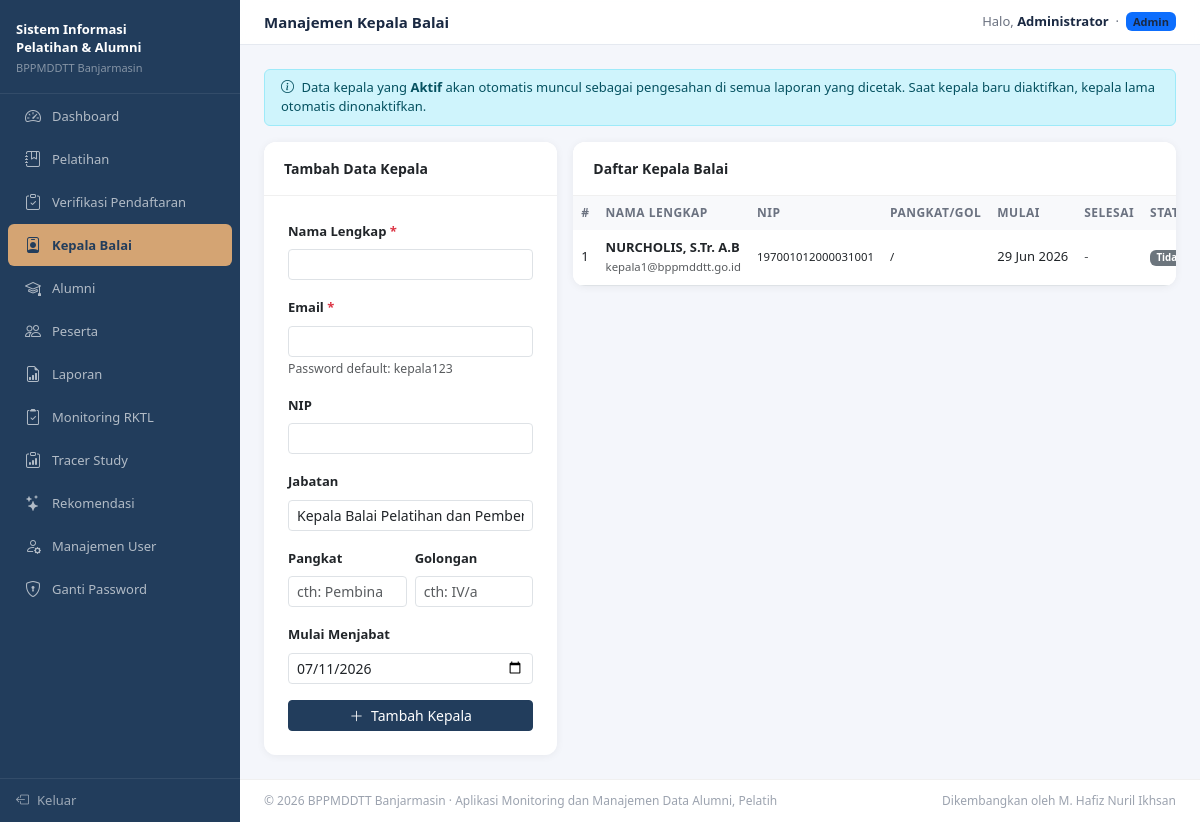
The page /login/admin/kepala.php (signed in) on the database its author committed.
### tables this page shows
CREATE TABLE `kepala` (
  `id` int(10) UNSIGNED NOT NULL AUTO_INCREMENT,
  `user_id` int(10) UNSIGNED NOT NULL,
  `nip` varchar(30) DEFAULT NULL,
  `nama_lengkap` varchar(150) NOT NULL,
  `jabatan` varchar(150) NOT NULL DEFAULT 'Kepala BPPMDDTT Banjarmasin',
  `pangkat` varchar(100) DEFAULT NULL,
  `golongan` varchar(20) DEFAULT NULL,
  `tanda_tangan` varchar(255) DEFAULT NULL COMMENT 'Path file tanda tangan (opsional)',
  `is_aktif` tinyint(1) NOT NULL DEFAULT 1,
  `mulai_jabatan` date DEFAULT NULL,
  `selesai_jabatan` date DEFAULT NULL,
  `created_at` timestamp NOT NULL DEFAULT current_timestamp(),
  `updated_at` timestamp NOT NULL DEFAULT current_timestamp() ON UPDATE current_timestamp(),
  PRIMARY KEY (`id`)
);

CREATE TABLE `users` (
  `id` int(10) UNSIGNED NOT NULL,
  `name` varchar(100) NOT NULL,
  `email` varchar(150) NOT NULL,
  `password` varchar(255) NOT NULL,
  `role` enum('admin','instruktur','peserta','alumni','kepala') NOT NULL DEFAULT 'peserta',
  `is_active` tinyint(1) NOT NULL DEFAULT 1,
  `created_at` timestamp NOT NULL DEFAULT current_timestamp(),
  `updated_at` timestamp NOT NULL DEFAULT current_timestamp() ON UPDATE current_timestamp()
);

### login/admin/kepala.php (the view, shortened to what this page needs)
<?php
include 'header.php';
$data = mysqli_query($koneksi, "
    SELECT k.*, u.email, u.name
    FROM kepala k JOIN users u ON k.user_id=u.id
    ORDER BY k.is_aktif DESC, k.mulai_jabatan DESC
");
?>
<div class="alert alert-info py-2 mb-3" style="font-size:13px">
  <i class="bi bi-info-circle me-1"></i>
  Data kepala yang <strong>Aktif</strong> akan otomatis muncul sebagai pengesahan di semua laporan yang dicetak.
  Saat kepala baru diaktifkan, kepala lama otomatis dinonaktifkan.
</div>
<div class="row g-3">
  <div class="col-lg-4">
    <div class="card">
      <div class="card-header">Tambah Data Kepala</div>
      <div class="card-body p-4">
        <form method="POST">
          <div class="mb-3">
            <label class="form-label fw-semibold" style="font-size:13px">Nama Lengkap <span class="text-danger">*</span></label>
            <input type="text" name="nama_lengkap" class="form-control form-control-sm"
                   value="<?= htmlspecialchars($_POST['nama_lengkap'] ?? '') ?>" required>
          </div>
          <div class="mb-3">
            <label class="form-label fw-semibold" style="font-size:13px">Email <span class="text-danger">*</span></label>
            <input type="email" name="email" class="form-control form-control-sm"
                   value="<?= htmlspecialchars($_POST['email'] ?? '') ?>" required>
            <small class="text-muted">Password default: kepala123</small>
          </div>
          <div class="mb-3">
            <label class="form-label fw-semibold" style="font-size:13px">NIP</label>
            <input type="text" name="nip" class="form-control form-control-sm" maxlength="30"
                   value="<?= htmlspecialchars($_POST['nip'] ?? '') ?>">
          </div>
          <div class="mb-3">
            <label class="form-label fw-semibold" style="font-size:13px">Jabatan</label>
            <input type="text" name="jabatan" class="form-control form-control-sm"
                   value="<?= htmlspecialchars($_POST['jabatan'] ?? 'Kepala Balai Pelatihan dan Pemberdayaan Masyarakat Desa') ?>">
          </div>
          <div class="mb-3">
            <div class="row g-2">
              <div class="col-6">
                <label class="form-label fw-semibold" style="font-size:13px">Pangkat</label>
                <input type="text" name="pangkat" class="form-control form-control-sm"
                       value="<?= htmlspecialchars($_POST['pangkat'] ?? '') ?>" placeholder="cth: Pembina">
              </div>
              <div class="col-6">
                <label class="form-label fw-semibold" style="font-size:13px">Golongan</label>
                <input type="text" name="golongan" class="form-control form-control-sm"
                       value="<?= htmlspecialchars($_POST['golongan'] ?? '') ?>" placeholder="cth: IV/a">
              </div>
            </div>
          </div>
          <div class="mb-3">
            <label class="form-label fw-semibold" style="font-size:13px">Mulai Menjabat</label>
            <input type="date" name="mulai_jabatan" class="form-control form-control-sm"
                   value="<?= htmlspecialchars($_POST['mulai_jabatan'] ?? date('Y-m-d')) ?>">
          </div>
          <button type="submit" name="tambah" class="btn btn-primary w-100 btn-sm">
            <i class="bi bi-plus-lg me-1"></i> Tambah Kepala
          </button>
        </form>
      </div>
    </div>
  </div>
  <div class="col-lg-8">
    <div class="card">
      <div class="card-header">Daftar Kepala Balai</div>
      <div class="table-responsive">
        <table class="table table-hover mb-0">
          <thead>
            <tr><th>#</th><th>Nama Lengkap</th><th>NIP</th><th>Pangkat/Gol</th><th>Mulai</th><th>Selesai</th><th>Status</th><th>Aksi</th></tr>
          </thead>
          <tbody>
          <?php $no=1; while ($row = mysqli_fetch_assoc($data)): ?>
            <tr class="<?= $row['is_aktif'] ? 'table-success' : '' ?>">
              <td><?= $no++ ?></td>
              <td>
                <strong><?= htmlspecialchars($row['nama_lengkap']) ?></strong><br>
                <small class="text-muted"><?= htmlspecialchars($row['email']) ?></small>
              </td>
              <td><small><?= htmlspecialchars($row['nip'] ?? '-') ?></small></td>
              <td><small><?= htmlspecialchars($row['pangkat'] ?? '-') ?> / <?= htmlspecialchars($row['golongan'] ?? '-') ?></small></td>
              <td><?= $row['mulai_jabatan'] ? date('d M Y', strtotime($row['mulai_jabatan'])) : '-' ?></td>
              <td><?= $row['selesai_jabatan'] ? date('d M Y', strtotime($row['selesai_jabatan'])) : '<span class="text-muted">-</span>' ?></td>
              <td>
                <?php if ($row['is_aktif']): ?>
                  <span class="badge bg-success"><i class="bi bi-check-circle me-1"></i>Aktif (Menjabat)</span>
                <?php else: ?>
                  <span class="badge bg-secondary">Tidak Aktif</span>
                <?php endif; ?>
              </td>
            </tr>
          <?php endwhile; ?>
          </tbody>
        </table>
      </div>
    </div>
  </div>
</div>
<?php include 'footer.php'; ?>

### login/assets/css/global.css (style rules this page uses)
.table-responsive { border-radius: 0 0 12px 12px; }
.table td, .table th { white-space: nowrap; }
body { background: transparent; }
.card { background: rgba(255, 255, 255, 0.95) !important; backdrop-filter: blur(4px); }

### login/admin/header.php (style rules this page uses)
:root { --sidebar-w: 240px; --sidebar-bg: #223D5C; --sidebar-hover: #2D4F7A; --accent: #D4A473; --primary: #223D5C; --primary-dark: #1A2D48; --gold: #D4A473; --teal: #4F9DB5; }
body { background: #f4f6fb; font-size: 14px; }
.card { border: none; border-radius: 12px; box-shadow: 0 1px 8px rgba(0,0,0,.06); }
.card-header { background: #fff; border-bottom: 1px solid #f0f0f0; font-weight: 600; font-size: 14px; border-radius: 12px 12px 0 0 !important; padding: 16px 20px; }
.table thead th { background: #f8f9fb; font-size: 12px; font-weight: 600; text-transform: uppercase; letter-spacing: .04em; color: #6b7280; border-bottom: none; }
.table td { vertical-align: middle; font-size: 13px; }
.btn-primary { background-color: var(--primary); border-color: var(--primary); }

### rows shown on the page
kepala: nama_lengkap "NURCHOLIS, S.Tr. A.B", user.email "kepala1@bppmddtt.go.id", nip "197001012000031001", mulai_jabatan "29 Jun 2026", is_aktif "Tidak Aktif"

### other values the page prints
$page_title "Manajemen Kepala Balai"
$_SESSION['nama'] "Administrator"
